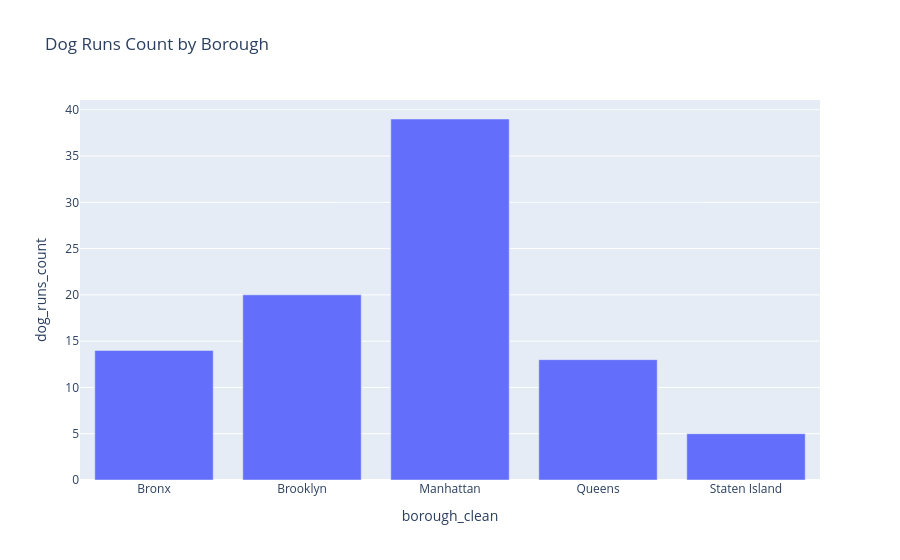

Notebook source saved alongside this figure:
### Markdown cell above
### Visualization: Dog run access by borough

### Code cell
fig = px.bar(
    dog_runs_counts,
    x="borough_clean",
    y="dog_runs_count",
    title="Dog Runs Count by Borough"
)
fig.show()

### Figure 1 — Plotly figure (JSON) as saved in the notebook; plotly's stock layout.template omitted (floating-point values rounded to 4 significant figures)
{"data": [{"hovertemplate": "borough_clean=%{x}<br>dog_runs_count=%{y}<extra></extra>", "legendgroup": "", "marker": {"color": "#636efa", "pattern": {"shape": ""}}, "name": "", "orientation": "v", "showlegend": false, "textposition": "auto", "type": "bar", "x": ["Bronx", "Brooklyn", "Manhattan", "Queens", "Staten Island"], "xaxis": "x", "y": [14, 20, 39, 13, 5], "yaxis": "y"}], "layout": {"barmode": "relative", "legend": {"tracegroupgap": 0}, "title": {"text": "Dog Runs Count by Borough"}, "xaxis": {"anchor": "y", "domain": [0, 1], "title": {"text": "borough_clean"}}, "yaxis": {"anchor": "x", "domain": [0, 1], "title": {"text": "dog_runs_count"}}}}
